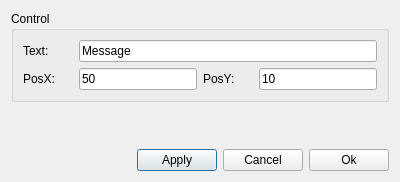
<ui version="4.0" >
 <class>textDialog</class>
 <widget class="QDialog" name="textDialog" >
  <property name="geometry" >
   <rect>
    <x>0</x>
    <y>0</y>
    <width>400</width>
    <height>182</height>
   </rect>
  </property>
  <property name="windowTitle" >
   <string>Text</string>
  </property>
  <property name="windowIcon" >
   <iconset resource="../ElmerGUI.qrc" >:/icons/Mesh3D.png</iconset>
  </property>
  <layout class="QVBoxLayout" >
   <item>
    <widget class="QGroupBox" name="textGroup" >
     <property name="title" >
      <string>Control</string>
     </property>
     <layout class="QVBoxLayout" >
      <item>
       <layout class="QHBoxLayout" >
        <item>
         <widget class="QLabel" name="textLabel" >
          <property name="minimumSize" >
           <size>
            <width>50</width>
            <height>0</height>
           </size>
          </property>
          <property name="text" >
           <string>Text:</string>
          </property>
         </widget>
        </item>
        <item>
         <widget class="QLineEdit" name="textEdit" >
          <property name="maximumSize" >
           <size>
            <width>16777215</width>
            <height>24</height>
           </size>
          </property>
          <property name="text" >
           <string>Message</string>
          </property>
         </widget>
        </item>
       </layout>
      </item>
      <item>
       <layout class="QHBoxLayout" >
        <item>
         <widget class="QLabel" name="posXLabel" >
          <property name="minimumSize" >
           <size>
            <width>50</width>
            <height>0</height>
           </size>
          </property>
          <property name="text" >
           <string>PosX:</string>
          </property>
         </widget>
        </item>
        <item>
         <widget class="QLineEdit" name="posxEdit" >
          <property name="maximumSize" >
           <size>
            <width>16777215</width>
            <height>24</height>
           </size>
          </property>
          <property name="text" >
           <string>50</string>
          </property>
         </widget>
        </item>
        <item>
         <widget class="QLabel" name="posYLabel" >
          <property name="minimumSize" >
           <size>
            <width>50</width>
            <height>0</height>
           </size>
          </property>
          <property name="text" >
           <string>PosY:</string>
          </property>
         </widget>
        </item>
        <item>
         <widget class="QLineEdit" name="posyEdit" >
          <property name="maximumSize" >
           <size>
            <width>16777215</width>
            <height>24</height>
           </size>
          </property>
          <property name="text" >
           <string>10</string>
          </property>
         </widget>
        </item>
       </layout>
      </item>
     </layout>
    </widget>
   </item>
   <item>
    <spacer>
     <property name="orientation" >
      <enum>Qt::Vertical</enum>
     </property>
     <property name="sizeHint" >
      <size>
       <width>20</width>
       <height>21</height>
      </size>
     </property>
    </spacer>
   </item>
   <item>
    <layout class="QHBoxLayout" >
     <item>
      <spacer>
       <property name="orientation" >
        <enum>Qt::Horizontal</enum>
       </property>
       <property name="sizeHint" >
        <size>
         <width>40</width>
         <height>20</height>
        </size>
       </property>
      </spacer>
     </item>
     <item>
      <widget class="QPushButton" name="applyButton" >
       <property name="text" >
        <string>Apply</string>
       </property>
      </widget>
     </item>
     <item>
      <widget class="QPushButton" name="cancelButton" >
       <property name="text" >
        <string>Cancel</string>
       </property>
       <property name="icon" >
        <iconset resource="../ElmerGUI.qrc" >:/icons/dialog-close.png</iconset>
       </property>
      </widget>
     </item>
     <item>
      <widget class="QPushButton" name="okButton" >
       <property name="text" >
        <string>Ok</string>
       </property>
       <property name="icon" >
        <iconset resource="../ElmerGUI.qrc" >:/icons/dialog-ok-apply.png</iconset>
       </property>
      </widget>
     </item>
    </layout>
   </item>
  </layout>
 </widget>
 <resources>
  <include location="../ElmerGUI.qrc" />
 </resources>
 <connections/>
</ui>
